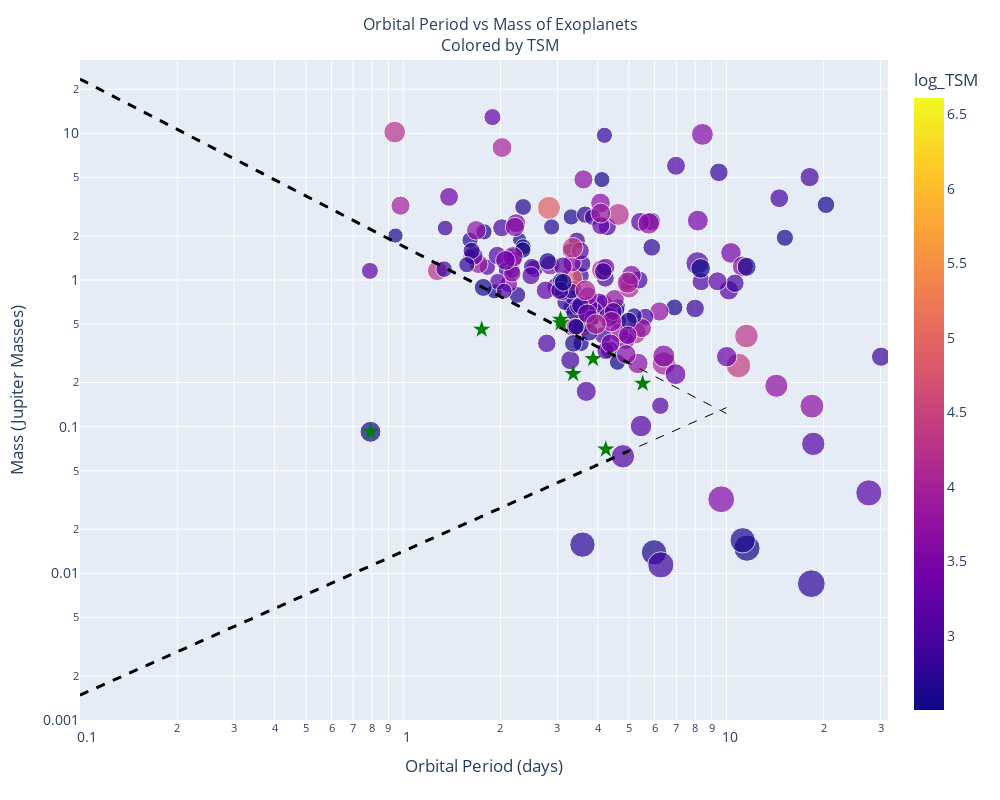

Here is the notebook cell this chart was saved with:
### Markdown cell above
# Filtrando por dec < 10

### Code cell
# Create the interactive plot
# Filter the DataFrame to only include dec < 10
filtered_df_cut = filtered_df_cut[filtered_df_cut['dec'] < 10]
# Calculate the size array for the markers
default_size = 16  # Default size for null values
size_array = 17 - filtered_df_cut['sy_vmag'].fillna(default_size)
# Convert all values below 1 to 1
size_array = np.where(size_array < 1, 1, size_array)

# Your scatter plot using log-transformed 'TSM' for coloring
fig = px.scatter(filtered_df_cut, x='pl_orbper', y='pl_bmassj', color='log_TSM', hover_data=['pl_name'], size=size_array)
fig.update_xaxes(type='log', range=[np.log10(10**-1), np.log10(10**1.5)])  # Logarithmic range for x
fig.update_yaxes(type='log', range=[np.log10(10**-3), np.log10(10**1.5)])  # Logarithmic range for y


# Your lines data on linear scale
x = np.linspace(10**-1, 5, 100)  # Corresponding to original np.linspace(-1, np.log10(5))
x2 = np.linspace(10**-1, 10, 100)  # Corresponding to original np.linspace(-1, np.log10(10))
# Mazeh, T., Holczer, T., & Faigler, S. (2016). 
# Dearth of short-period Neptunian exoplanets - a desert in period-mass and period-radius planes. 
# Astronomy & Astrophysics, 589, A75. https://dx.doi.org/10.1051/0004-6361/201528065
# Calculate y-values based on x-values
y1 = x**(-1.14) * 10**0.23
y2 = x2**(-1.14) * 10**0.23
y3 = x**(0.98) * 10**(-1.85)
y4 = x2**(0.98) * 10**(-1.85)


# Add lines to the existing figure
import plotly.graph_objects as go
fig.add_trace(go.Scatter(x=x, y=y1, mode='lines', line=dict(color='black', dash='dash', width=3), showlegend=False))
fig.add_trace(go.Scatter(x=x2, y=y2, mode='lines', line=dict(color='black', dash='dash', width=1), showlegend=False))
fig.add_trace(go.Scatter(x=x, y=y3, mode='lines', line=dict(color='black', dash='dash', width=3), showlegend=False))
fig.add_trace(go.Scatter(x=x2, y=y4, mode='lines', line=dict(color='black', dash='dash', width=1), showlegend=False))


# Filter the DataFrame to include only the specified names
star_names = ['WASP-69 b', 'WASP-52 b', 'HAT-P-18 b', 'WASP-80 b', 'WASP-177 b', 'HAT-P-26 b', 'NGTS-5 b', 'LTT 9779 b']
star_df = filtered_df[filtered_df['pl_name'].isin(star_names)]

# Add a scatter trace with star markers for these points
fig.add_trace(go.Scatter(
    x=star_df['pl_orbper'],
    y=star_df['pl_bmassj'],
    mode='markers',
    marker=dict(
        symbol='star',  # Set marker shape as star
        size=13,        # Marker size
        color='green'     # Marker color
    ),
    customdata=np.stack((star_df['pl_name'], star_df['pl_bmassj'], star_df['pl_orbper'], star_df['log_TSM']), axis=1),
    hovertemplate=
        "Star: %{customdata[0]}<br>" +
        "Mass: %{customdata[1]} Jupiter Masses<br>" +
        "Orbital Period: %{customdata[2]} days<br>" +
        "TSM: %{customdata[3]}",
    showlegend=False  # Remove this trace from the legend
))



# Update layout for axis labels and title
fig.update_layout(
    xaxis_title='Orbital Period (days)',
    yaxis_title='Mass (Jupiter Masses)',
    title={
        'text': 'Orbital Period vs Mass of Exoplanets<br>Colored by TSM',
        'x': 0.5,  # Center the title
        'xanchor': 'center',
        'yanchor': 'top'
    },
    font=dict(
        size=14  # This will set the font size for both axis labels
    ),
    title_font=dict(
        size=16  # This sets the font size for the title
    ),
    width=1000,  # Width in pixels
    height=800   # Height in pixels
)

### Figure 1 — Plotly figure (JSON) as saved in the notebook; plotly's stock layout.template omitted (floating-point values rounded to 4 significant figures; data arrays with more than 128 entries replaced by an {"elided": "..."} marker saying what was removed)
{"data": [{"customdata": {"elided": "202x1 str values"}, "hovertemplate": "pl_orbper=%{x}<br>pl_bmassj=%{y}<br>size=%{marker.size}<br>pl_name=%{customdata[0]}<br>log_TSM=%{marker.color}<extra></extra>", "legendgroup": "", "marker": {"color": {"elided": "202 float values"}, "coloraxis": "coloraxis", "size": {"elided": "202 float values"}, "sizemode": "area", "sizeref": 0.03288, "symbol": "circle"}, "mode": "markers", "name": "", "orientation": "v", "showlegend": false, "type": "scatter", "x": {"elided": "202 float values"}, "xaxis": "x", "y": {"elided": "202 float values"}, "yaxis": "y"}, {"line": {"color": "black", "dash": "dash", "width": 3}, "mode": "lines", "showlegend": false, "type": "scatter", "x": [0.1, 0.1495, 0.199, 0.2485, 0.298, 0.3475, 0.397, 0.4465, 0.496, 0.5455, 0.5949, 0.6444, 0.6939, 0.7434, 0.7929, 0.8424, 0.8919, 0.9414, 0.9909, 1.04, 1.09, 1.139, 1.189, 1.238, 1.288, 1.337, 1.387, 1.436, 1.486, 1.535, 1.585, 1.634, 1.684, 1.733, 1.783, 1.832, 1.882, 1.931, 1.981, 2.03, 2.08, 2.129, 2.179, 2.228, 2.278, 2.327, 2.377, 2.426, 2.476, 2.525, 2.575, 2.624, 2.674, 2.723, 2.773, 2.822, 2.872, 2.921, 2.971, 3.02, 3.07, 3.119, 3.169, 3.218, 3.268, 3.317, 3.367, 3.416, 3.466, 3.515, 3.565, 3.614, 3.664, 3.713, 3.763, 3.812, 3.862, 3.911, 3.961, 4.01, 4.06, 4.109, 4.159, 4.208, 4.258, 4.307, 4.357, 4.406, 4.456, 4.505, 4.555, 4.604, 4.654, 4.703, 4.753, 4.802, 4.852, 4.901, 4.951, 5], "y": [23.44, 14.82, 10.7, 8.305, 6.752, 5.667, 4.869, 4.258, 3.777, 3.389, 3.07, 2.802, 2.576, 2.381, 2.212, 2.065, 1.935, 1.819, 1.716, 1.623, 1.539, 1.463, 1.394, 1.331, 1.273, 1.219, 1.17, 1.124, 1.081, 1.042, 1.005, 0.97, 0.9376, 0.9071, 0.8785, 0.8515, 0.826, 0.8019, 0.7791, 0.7575, 0.737, 0.7175, 0.6989, 0.6813, 0.6644, 0.6483, 0.633, 0.6183, 0.6042, 0.5907, 0.5778, 0.5654, 0.5535, 0.542, 0.531, 0.5204, 0.5102, 0.5003, 0.4908, 0.4817, 0.4728, 0.4643, 0.456, 0.448, 0.4403, 0.4328, 0.4256, 0.4186, 0.4118, 0.4052, 0.3988, 0.3925, 0.3865, 0.3806, 0.3749, 0.3694, 0.364, 0.3587, 0.3536, 0.3487, 0.3438, 0.3391, 0.3345, 0.33, 0.3257, 0.3214, 0.3172, 0.3132, 0.3092, 0.3053, 0.3016, 0.2979, 0.2943, 0.2907, 0.2873, 0.2839, 0.2806, 0.2774, 0.2742, 0.2711]}, {"line": {"color": "black", "dash": "dash", "width": 1}, "mode": "lines", "showlegend": false, "type": "scatter", "x": [0.1, 0.2, 0.3, 0.4, 0.5, 0.6, 0.7, 0.8, 0.9, 1, 1.1, 1.2, 1.3, 1.4, 1.5, 1.6, 1.7, 1.8, 1.9, 2, 2.1, 2.2, 2.3, 2.4, 2.5, 2.6, 2.7, 2.8, 2.9, 3.0, 3.1, 3.2, 3.3, 3.4, 3.5, 3.6, 3.7, 3.8, 3.9, 4, 4.1, 4.2, 4.3, 4.4, 4.5, 4.6, 4.7, 4.8, 4.9, 5, 5.1, 5.2, 5.3, 5.4, 5.5, 5.6, 5.7, 5.8, 5.9, 6, 6.1, 6.2, 6.3, 6.4, 6.5, 6.6, 6.7, 6.8, 6.9, 7, 7.1, 7.2, 7.3, 7.4, 7.5, 7.6, 7.7, 7.8, 7.9, 8, 8.1, 8.2, 8.3, 8.4, 8.5, 8.6, 8.7, 8.8, 8.9, 9, 9.1, 9.2, 9.3, 9.4, 9.5, 9.6, 9.7, 9.8, 9.9, 10], "y": [23.44, 10.64, 6.7, 4.827, 3.743, 3.04, 2.55, 2.19, 1.915, 1.698, 1.523, 1.38, 1.259, 1.157, 1.07, 0.9938, 0.9274, 0.8689, 0.817, 0.7706, 0.7289, 0.6913, 0.6571, 0.626, 0.5975, 0.5714, 0.5473, 0.5251, 0.5045, 0.4854, 0.4676, 0.451, 0.4354, 0.4208, 0.4072, 0.3943, 0.3822, 0.3707, 0.3599, 0.3497, 0.34, 0.3307, 0.322, 0.3137, 0.3057, 0.2982, 0.2909, 0.284, 0.2774, 0.2711, 0.2651, 0.2593, 0.2537, 0.2484, 0.2432, 0.2383, 0.2335, 0.2289, 0.2245, 0.2202, 0.2161, 0.2122, 0.2083, 0.2046, 0.201, 0.1976, 0.1942, 0.191, 0.1878, 0.1848, 0.1818, 0.1789, 0.1761, 0.1734, 0.1708, 0.1682, 0.1657, 0.1633, 0.161, 0.1587, 0.1564, 0.1543, 0.1521, 0.1501, 0.1481, 0.1461, 0.1442, 0.1423, 0.1405, 0.1387, 0.137, 0.1353, 0.1336, 0.132, 0.1304, 0.1289, 0.1274, 0.1259, 0.1244, 0.123]}, {"line": {"color": "black", "dash": "dash", "width": 3}, "mode": "lines", "showlegend": false, "type": "scatter", "x": [0.1, 0.1495, 0.199, 0.2485, 0.298, 0.3475, 0.397, 0.4465, 0.496, 0.5455, 0.5949, 0.6444, 0.6939, 0.7434, 0.7929, 0.8424, 0.8919, 0.9414, 0.9909, 1.04, 1.09, 1.139, 1.189, 1.238, 1.288, 1.337, 1.387, 1.436, 1.486, 1.535, 1.585, 1.634, 1.684, 1.733, 1.783, 1.832, 1.882, 1.931, 1.981, 2.03, 2.08, 2.129, 2.179, 2.228, 2.278, 2.327, 2.377, 2.426, 2.476, 2.525, 2.575, 2.624, 2.674, 2.723, 2.773, 2.822, 2.872, 2.921, 2.971, 3.02, 3.07, 3.119, 3.169, 3.218, 3.268, 3.317, 3.367, 3.416, 3.466, 3.515, 3.565, 3.614, 3.664, 3.713, 3.763, 3.812, 3.862, 3.911, 3.961, 4.01, 4.06, 4.109, 4.159, 4.208, 4.258, 4.307, 4.357, 4.406, 4.456, 4.505, 4.555, 4.604, 4.654, 4.703, 4.753, 4.802, 4.852, 4.901, 4.951, 5], "y": [0.001479, 0.002193, 0.002903, 0.003609, 0.004312, 0.005013, 0.005712, 0.006409, 0.007105, 0.007799, 0.008492, 0.009183, 0.009874, 0.01056, 0.01125, 0.01194, 0.01263, 0.01331, 0.014, 0.01468, 0.01537, 0.01605, 0.01674, 0.01742, 0.0181, 0.01878, 0.01946, 0.02014, 0.02082, 0.0215, 0.02218, 0.02286, 0.02354, 0.02422, 0.02489, 0.02557, 0.02625, 0.02692, 0.0276, 0.02828, 0.02895, 0.02963, 0.0303, 0.03097, 0.03165, 0.03232, 0.033, 0.03367, 0.03434, 0.03502, 0.03569, 0.03636, 0.03703, 0.0377, 0.03838, 0.03905, 0.03972, 0.04039, 0.04106, 0.04173, 0.0424, 0.04307, 0.04374, 0.04441, 0.04508, 0.04575, 0.04641, 0.04708, 0.04775, 0.04842, 0.04909, 0.04976, 0.05042, 0.05109, 0.05176, 0.05243, 0.05309, 0.05376, 0.05443, 0.05509, 0.05576, 0.05642, 0.05709, 0.05776, 0.05842, 0.05909, 0.05975, 0.06042, 0.06108, 0.06175, 0.06241, 0.06308, 0.06374, 0.06441, 0.06507, 0.06573, 0.0664, 0.06706, 0.06773, 0.06839]}, {"line": {"color": "black", "dash": "dash", "width": 1}, "mode": "lines", "showlegend": false, "type": "scatter", "x": [0.1, 0.2, 0.3, 0.4, 0.5, 0.6, 0.7, 0.8, 0.9, 1, 1.1, 1.2, 1.3, 1.4, 1.5, 1.6, 1.7, 1.8, 1.9, 2, 2.1, 2.2, 2.3, 2.4, 2.5, 2.6, 2.7, 2.8, 2.9, 3.0, 3.1, 3.2, 3.3, 3.4, 3.5, 3.6, 3.7, 3.8, 3.9, 4, 4.1, 4.2, 4.3, 4.4, 4.5, 4.6, 4.7, 4.8, 4.9, 5, 5.1, 5.2, 5.3, 5.4, 5.5, 5.6, 5.7, 5.8, 5.9, 6, 6.1, 6.2, 6.3, 6.4, 6.5, 6.6, 6.7, 6.8, 6.9, 7, 7.1, 7.2, 7.3, 7.4, 7.5, 7.6, 7.7, 7.8, 7.9, 8, 8.1, 8.2, 8.3, 8.4, 8.5, 8.6, 8.7, 8.8, 8.9, 9, 9.1, 9.2, 9.3, 9.4, 9.5, 9.6, 9.7, 9.8, 9.9, 10], "y": [0.001479, 0.002917, 0.004341, 0.005755, 0.007161, 0.008562, 0.009959, 0.01135, 0.01274, 0.01413, 0.01551, 0.01689, 0.01827, 0.01964, 0.02102, 0.02239, 0.02376, 0.02513, 0.0265, 0.02786, 0.02923, 0.03059, 0.03195, 0.03331, 0.03467, 0.03603, 0.03739, 0.03874, 0.0401, 0.04146, 0.04281, 0.04416, 0.04551, 0.04687, 0.04822, 0.04957, 0.05091, 0.05226, 0.05361, 0.05496, 0.0563, 0.05765, 0.05899, 0.06034, 0.06168, 0.06302, 0.06437, 0.06571, 0.06705, 0.06839, 0.06973, 0.07107, 0.07241, 0.07375, 0.07509, 0.07642, 0.07776, 0.0791, 0.08043, 0.08177, 0.0831, 0.08444, 0.08577, 0.08711, 0.08844, 0.08977, 0.09111, 0.09244, 0.09377, 0.0951, 0.09643, 0.09777, 0.0991, 0.1004, 0.1018, 0.1031, 0.1044, 0.1057, 0.1071, 0.1084, 0.1097, 0.1111, 0.1124, 0.1137, 0.115, 0.1164, 0.1177, 0.119, 0.1203, 0.1217, 0.123, 0.1243, 0.1256, 0.127, 0.1283, 0.1296, 0.1309, 0.1323, 0.1336, 0.1349]}, {"customdata": [["HAT-P-18 b", 0.197, 5.508, 2.174], ["HAT-P-26 b", 0.07, 4.235, 1.985], ["LTT 9779 b", 0.09225, 0.7921, 2.543], ["NGTS-5 b", 0.229, 3.357, 1.918], ["WASP-177 b", 0.508, 3.072, 3.018], ["WASP-52 b", 0.46, 1.75, 2.843], ["WASP-69 b", 0.29, 3.868, 3.46], ["WASP-80 b", 0.538, 3.068, 2.468]], "hovertemplate": "Star: %{customdata[0]}<br>Mass: %{customdata[1]} Jupiter Masses<br>Orbital Period: %{customdata[2]} days<br>TSM: %{customdata[3]}", "marker": {"color": "green", "size": 13, "symbol": "star"}, "mode": "markers", "showlegend": false, "type": "scatter", "x": [5.508, 4.235, 0.7921, 3.357, 3.072, 1.75, 3.868, 3.068], "y": [0.197, 0.07, 0.09225, 0.229, 0.508, 0.46, 0.29, 0.538]}], "layout": {"coloraxis": {"colorbar": {"title": {"text": "log_TSM"}}, "colorscale": [[0, "#0d0887"], [0.1111, "#46039f"], [0.2222, "#7201a8"], [0.3333, "#9c179e"], [0.4444, "#bd3786"], [0.5556, "#d8576b"], [0.6667, "#ed7953"], [0.7778, "#fb9f3a"], [0.8889, "#fdca26"], [1, "#f0f921"]]}, "font": {"size": 14}, "height": 800, "legend": {"itemsizing": "constant", "tracegroupgap": 0}, "margin": {"t": 60}, "title": {"font": {"size": 16}, "text": "Orbital Period vs Mass of Exoplanets<br>Colored by TSM", "x": 0.5, "xanchor": "center", "yanchor": "top"}, "width": 1000, "xaxis": {"anchor": "y", "domain": [0, 1], "range": [-1, 1.5], "title": {"text": "Orbital Period (days)"}, "type": "log"}, "yaxis": {"anchor": "x", "domain": [0, 1], "range": [-3, 1.5], "title": {"text": "Mass (Jupiter Masses)"}, "type": "log"}}}
